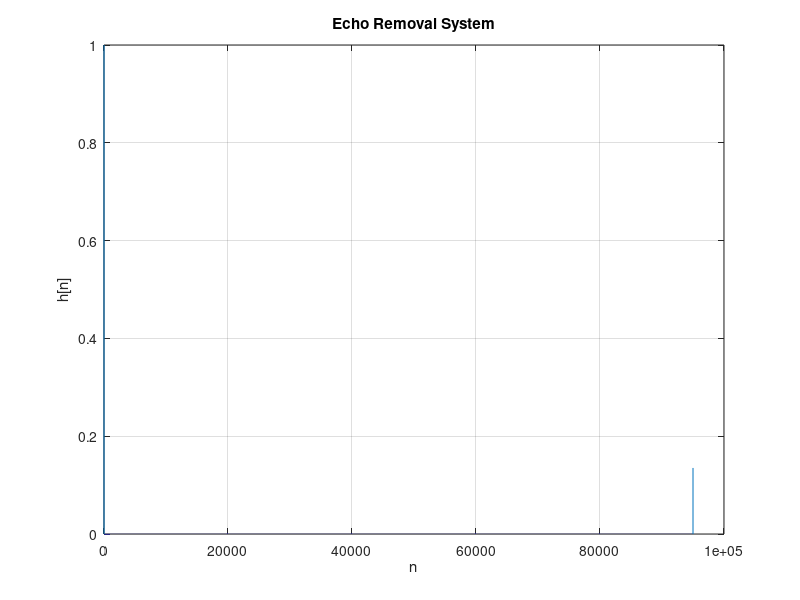
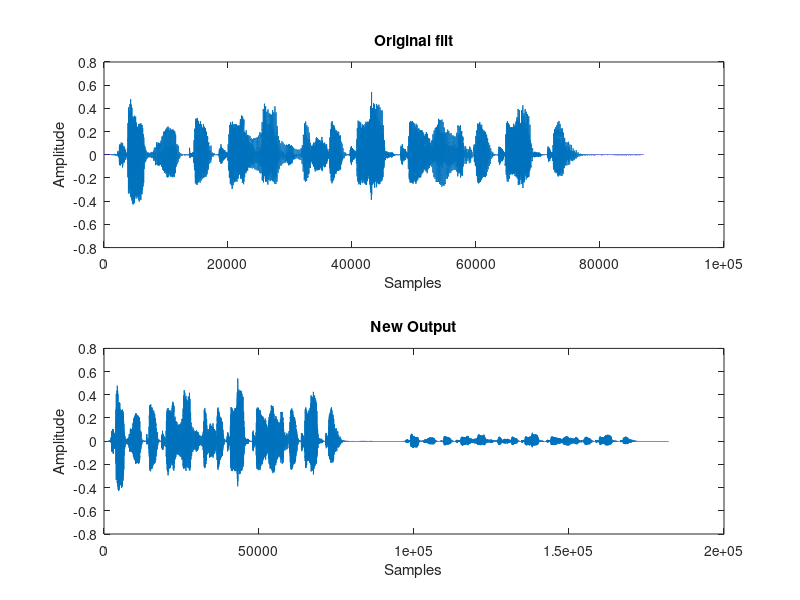
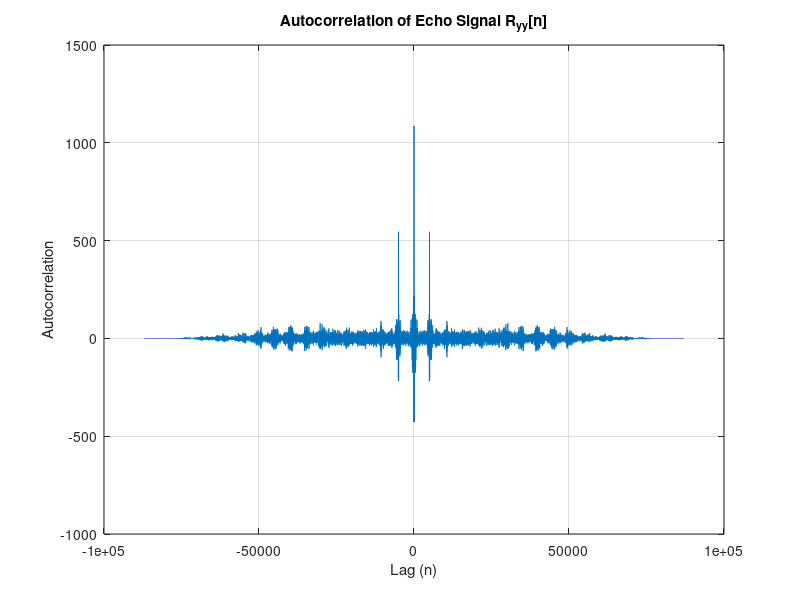
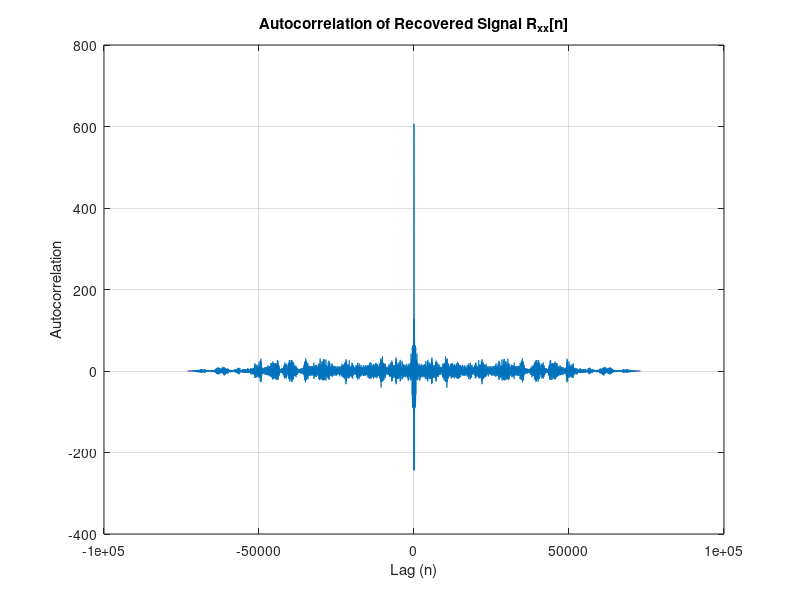

Write the MATLAB code that produced these figures, in order.
load echo_F23.mat
Fs = 22050;
%sound(y, Fs);

%% ---- next code cell ----

alpha = 0.9;
N = 5000;


h_echo = zeros(1, N+1)     % 0 vector
h_echo(1) = 1              % 1 at first position (n = 0)
h_echo(N+1) = alpha        % 1 at last position  (n = 5000)

%% ---- next code cell ----

stem(h_echo)
xlabel('n')
ylabel('h[n]')

%% ---- next code cell ----

d = zeros(1, 90001)
d(1) = 1

%% ---- next code cell ----

N = 5000;
alpha = 0.9;
b = 1;
a = [1, zeros(1, N-1), alpha]
h_removal = filter(b, a, d)
stem(h_removal);
xlabel('n');
ylabel('h[n]');
title('Impulse Response of the Echo Removal System');
grid on;

%% ---- next code cell ----

y_filt = filter(b, a, y)
sound(y_filt, Fs)

%% ---- next code cell ----

h_overall = conv(h_echo, h_removal)
plot(h_overall)
xlabel('n');
ylabel('h[n]');
title('Echo Removal System');
grid on;

%% ---- next code cell ----

y_test = conv(h_overall, y_filt)
sound(y_filt, Fs)
pause(length(y_filt)/Fs + 1);
sound(y_test, Fs)
figure;
subplot(2,1,1);
plot(y_filt);
title('Original filt');
xlabel('Samples');
ylabel('Amplitude');

subplot(2,1,2);
plot(y_test);
title('New Output');
xlabel('Samples');
ylabel('Amplitude');

%The sound was a little harder to hear but the plots show the signal is
%quite similar but now with an extra reverb after the signal, this part
%makes sense when looking at the "Echo Removal System" graph that shows
%another impulse at around n = 90000

%% ---- next code cell ----

Ryy = xcorr(y, y); 
n = -floor(length(Ryy)/2) : floor(length(Ryy)/2) ; % Time shifts
figure;
plot(n, Ryy);
xlabel('Lag (n)');
ylabel('Autocorrelation');
title('Autocorrelation of Echo Signal R_{yy}[n]');
grid on;

%% ---- next code cell ----

Rxx = xcorr(y_filt, y_filt);
figure;
plot(n, Rxx);
xlabel('Lag (n)');
ylabel('Autocorrelation');
title('Autocorrelation of Recovered Signal R_{xx}[n]');
grid on;
